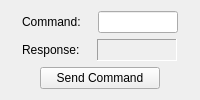
       <widget class="QFrame" name="frameCommand">
        <property name="frameShape">
         <enum>QFrame::Shape::NoFrame</enum>
        </property>
        <property name="frameShadow">
         <enum>QFrame::Shadow::Raised</enum>
        </property>
        <layout class="QVBoxLayout" name="verticalLayout">
         <item>
          <layout class="QHBoxLayout" name="horizontalLayout_4">
           <item>
            <widget class="QLabel" name="lblCommand">
             <property name="sizePolicy">
              <sizepolicy hsizetype="Fixed" vsizetype="Preferred">
               <horstretch>0</horstretch>
               <verstretch>0</verstretch>
              </sizepolicy>
             </property>
             <property name="text">
              <string>Command:</string>
             </property>
            </widget>
           </item>
           <item>
            <widget class="QLineEdit" name="txtCommand">
             <property name="minimumSize">
              <size>
               <width>50</width>
               <height>0</height>
              </size>
             </property>
             <property name="maximumSize">
              <size>
               <width>80</width>
               <height>16777215</height>
              </size>
             </property>
             <property name="statusTip">
              <string>Command to be sent to the motor</string>
             </property>
             <property name="autoFillBackground">
              <bool>false</bool>
             </property>
             <property name="inputMethodHints">
              <set>Qt::InputMethodHint::ImhNone</set>
             </property>
             <property name="inputMask">
              <string/>
             </property>
             <property name="text">
              <string/>
             </property>
             <property name="frame">
              <bool>true</bool>
             </property>
             <property name="echoMode">
              <enum>QLineEdit::EchoMode::Normal</enum>
             </property>
             <property name="cursorPosition">
              <number>0</number>
             </property>
            </widget>
           </item>
          </layout>
         </item>
         <item>
          <layout class="QHBoxLayout" name="horizontalLayout_5">
           <item>
            <widget class="QLabel" name="lblResponse">
             <property name="sizePolicy">
              <sizepolicy hsizetype="Fixed" vsizetype="Preferred">
               <horstretch>0</horstretch>
               <verstretch>0</verstretch>
              </sizepolicy>
             </property>
             <property name="text">
              <string>Response:</string>
             </property>
            </widget>
           </item>
           <item>
            <widget class="QLabel" name="lblResponse_Val">
             <property name="minimumSize">
              <size>
               <width>75</width>
               <height>22</height>
              </size>
             </property>
             <property name="maximumSize">
              <size>
               <width>80</width>
               <height>22</height>
              </size>
             </property>
             <property name="statusTip">
              <string>Response to the last command</string>
             </property>
             <property name="styleSheet">
              <string notr="true"/>
             </property>
             <property name="frameShape">
              <enum>QFrame::Shape::Panel</enum>
             </property>
             <property name="frameShadow">
              <enum>QFrame::Shadow::Sunken</enum>
             </property>
             <property name="text">
              <string/>
             </property>
             <property name="alignment">
              <set>Qt::AlignmentFlag::AlignCenter</set>
             </property>
            </widget>
           </item>
          </layout>
         </item>
         <item>
          <layout class="QHBoxLayout" name="horizontalLayout_6">
           <item>
            <widget class="QPushButton" name="btnSendCommand">
             <property name="maximumSize">
              <size>
               <width>120</width>
               <height>16777215</height>
              </size>
             </property>
             <property name="text">
              <string>Send Command</string>
             </property>
            </widget>
           </item>
          </layout>
         </item>
        </layout>
       </widget>
